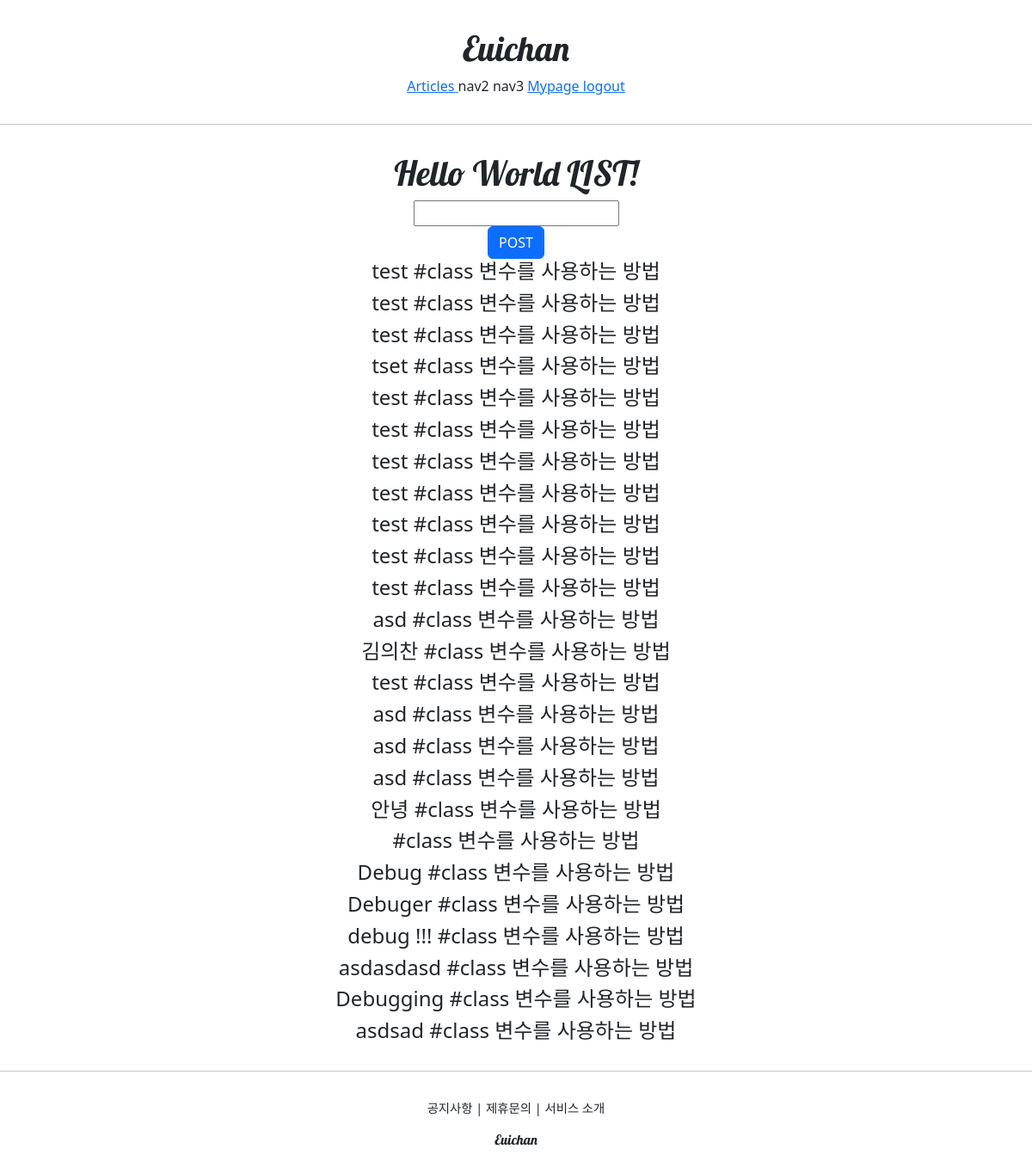
The app's page /accounts/hello_world/ (signed in) with its own data.
### accountapp/models.py (models this page shows)
class HelloWorld(models.Model):
    text = models.CharField(max_length=255, null=False)

### accountapp/views.py (the view)
# urls.py: path('hello_world/',hello_world, name='hello_world'),
@login_required
def hello_world(request):
    if request.user.is_authenticated:
        if request.method == "POST":
            temp = request.POST.get('hello_world_input')
            new_hello_world = HelloWorld()
            new_hello_world.text = temp
            new_hello_world.save()
            return HttpResponseRedirect(reverse('accountapp:hello_world')) #get 요청 , else 수행
        else:
            hello_world_list = HelloWorld.objects.all() #장고의 ORM ,class 변수
            return render(request, 'accountapp/hello_world.html', context={'hello_world_list': hello_world_list})

### accountapp/templates/accountapp/hello_world.html (shortened to what this page needs)
{% extends 'base.html' %}
{% block content %}
    <div style=" border-radius: 1rem; margin: 2rem; text-align:center;">
      <h1 style="font-family: 'lobster', cursive;">
          Hello World LIST!
      </h1>
      <form action="/accounts/hello_world/" method="post">
          <div>
              <input type="text" name="hello_world_input">
          </div>
          <div>
              <input type="submit" class="btn btn-primary" value="POST">
          </div>
      </form>
      {% if hello_world_list %}
        {% for hello_world in hello_world_list %}
      <h4>
            {{ hello_world.text }}       #class 변수를 사용하는 방법
      </h4>
        {% endfor %}
      {% endif %}
    </div>
{% endblock %}

### records on screen
HelloWorld: text "test"
HelloWorld: text "test"
HelloWorld: text "test"
HelloWorld: text "tset"
HelloWorld: text "test"
HelloWorld: text "test"
HelloWorld: text "test"
HelloWorld: text "test"
HelloWorld: text "test"
HelloWorld: text "test"
HelloWorld: text "test"
HelloWorld: text "asd"
HelloWorld: text "김의찬"
HelloWorld: text "test"
HelloWorld: text "asd"
HelloWorld: text "asd"
HelloWorld: text "asd"
HelloWorld: text "안녕"
HelloWorld: text "Debug"
HelloWorld: text "Debuger"
HelloWorld: text "debug !!!"
HelloWorld: text "asdasdasd"
HelloWorld: text "Debugging"
HelloWorld: text "asdsad"
